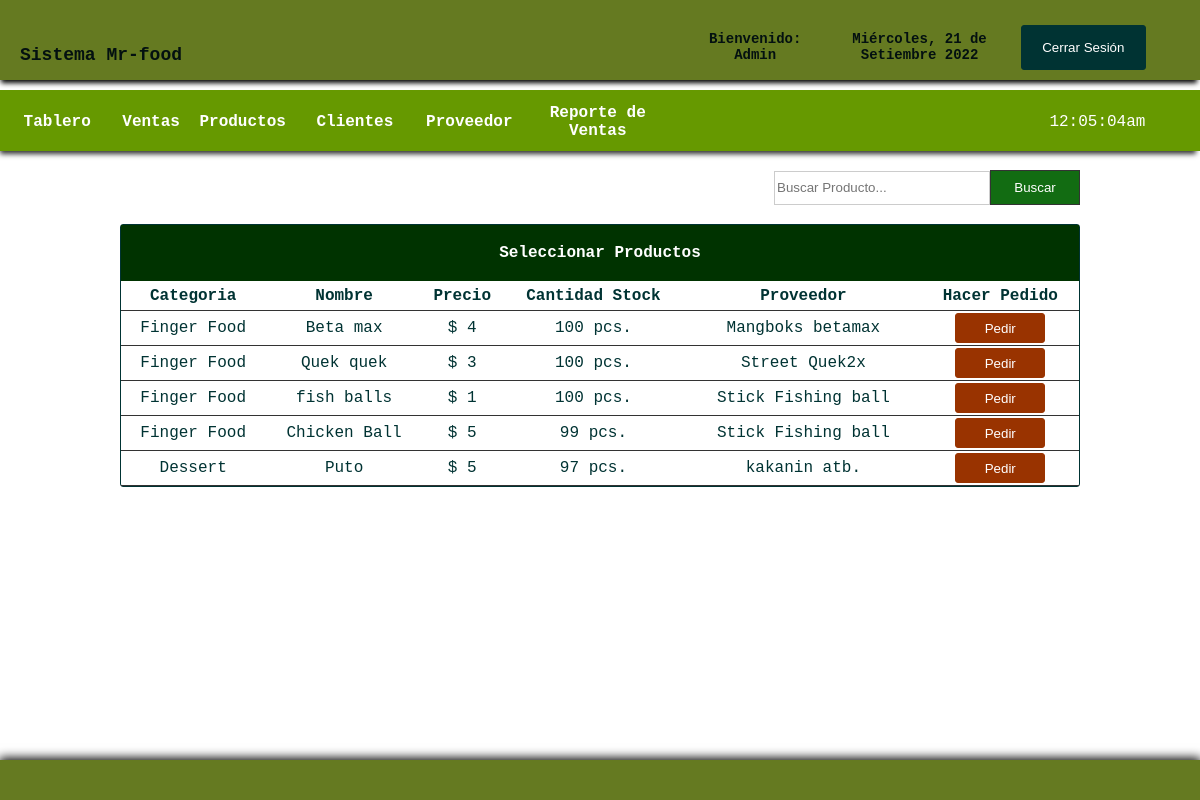
/sales.php (signed in), run on the app's committed database.
### tables this page shows
CREATE TABLE IF NOT EXISTS `products` (
  `id` int(11) NOT NULL AUTO_INCREMENT,
  `category` varchar(100) NOT NULL,
  `name` varchar(100) NOT NULL,
  `quantity` int(11) NOT NULL,
  `purchase` int(11) NOT NULL,
  `retail` int(11) NOT NULL,
  `supplier` varchar(100) NOT NULL,
  PRIMARY KEY (`id`,`category`)
);

### sales.php (the view, shortened to what this page needs)
<!DOCTYPE html>
<head>
</head>
<link rel="stylesheet" type="text/css" href="css/css1.css">
<body>
<div id="container">
<div id="header">
<table cellspacing="0" width="100%" border="0" cellpadding="20px">
<tr>
	<td width="56%">
    <table width="41%" border="0" cellspacing="0" cellpadding="0">
	  <tr>
    <td width="80%" align="left"> <font size="12px"></font><span style="font-size: 18px;"><b> Sistema Mr-food </span></td>
	    </tr>
	  </table></td>
    <td style="font-size:14px;">
      <table width="93%" border="0" cellspacing="0" cellpadding="0">
        <tr>
        	<th scope="col">Bienvenido: <?php echo $_SESSION['access'];?></th>
          	<th scope="col"><?php
			include_once("date1.php");
			?></th>
          	<th scope="col" width="20px"><a href="logout.php">
            <input type="button" id="btnadd" value="Cerrar Sesión" align="middle" />
          	</a></th>
        </tr>
  </table></td>
    </tr>
</table>
</div>
<br><br><br><br><br>
<div id = "headnav">
<table width="100%" border="0" cellpadding="0" cellspacing="0">
<tr>
	<td width="669" height="62">
	<table width="669" border="0" cellspacing="0" cellpadding="0">
	  <tr>
	    <th width="90" height="56" scope="col"><a href="index.php">Tablero</a></th>
	    <th width="50" scope="col"><a href="sales.php">Ventas</a></th>
	    <th width="80" scope="col"><a href="products.php">Productos</a></th>
	    <th width="90" scope="col"><a href="customers.php">Clientes</a></th>
	    <th width="90" scope="col"><a href="supplier.php">Proveedor</a></th>
	    <th width="112" scope="col"><a href="salesreport.php">Reporte de Ventas</a></th>
	    </tr>
	  </table>
      </td>
      <td width="13">
      <table border="0" cellspacing="0" cellpadding="0">
      	<tr>
        	<td align="left" style="color:#FFF">
            <?php
			$date_time=date("h:i:sa");
			echo $date_time;
			?>
            </td>
        </tr>
      </table>
      </td>
</tr>
</table>
</div>
<br>
<table width="80%" border="0" align="center" cellpadding="0" cellspacing="0">
      <tr>
        <td height="37" align="right">
        <form action="result_sales.php" method="get" ecntype="multipart/data-form">
        <input type="text" name="query" style="border:1px solid #CCC; color: #333; width:210px; height:30px;" placeholder="Buscar Producto..." /><input type="submit" id="btnsearch" value="Buscar" name="search" />
        </form>
     	</td>
      </tr>
    </table></th>
  <br>
  <tr>
    <td>
    <table border="0" cellpadding="0" cellspacing="0" align="center" width="80%" style="border:1px solid #033; color:#033;">
     <tr>
     <th colspan="7" align="center" height="55px" style="border-bottom:1px solid #030; background: #030; color:#FFF;"> Seleccionar Productos </th>
    </tr>
      <tr height="30px">
        <th style="border-bottom:1px solid #333;"> Categoria </th>
        <th style="border-bottom:1px solid #333;"> Nombre </th>
        <th style="border-bottom:1px solid #333;"> Precio </th>
        <th style="border-bottom:1px solid #333;"> Cantidad Stock </th>
        <th style="border-bottom:1px solid #333;"> Proveedor </th>
        <th style="border-bottom:1px solid #333;"> Hacer Pedido </th>
      </tr>
       <?php
require('config.php');
$query="SELECT * FROM products";
$result=mysqli_query($db_link, $query);
while ($row=mysqli_fetch_array($result)){?>
      <tr align="center" style="height:35px">
      	<td style="border-bottom:1px solid #333;"> <?php echo $row['category']; ?> </td>
        <td style="border-bottom:1px solid #333;"> <?php echo $row['name']; ?> </td>
        <td style="border-bottom:1px solid #333;">$ <?php echo $row['retail']; ?> </td>
        <td style="border-bottom:1px solid #333;"> <?php echo $row['quantity']; ?> pcs. </td>
        <td style="border-bottom:1px solid #333;"> <?php echo $row['supplier']; ?> </td>
        <td style="border-bottom:1px solid #333;">
        <a href="process_sales.php?id=<?php echo md5($row['id']);?>"><input type="button" value="Pedir" style="width:90px; height:30px; color:#FFF; background: #930; border:1px solid #930; border-radius:3px;"></a>
        </td>
      </tr>
   <?php
}?>
    </table>
  </td>
  </tr>
<br><br><br>
<div id="footer">
<table border="0" cellpadding="15px" align="center"; style="size: 12px; font-family: 'Courier New', Courier, monospace; color: #FFF; font-size: 12px;">
<tr>
	<td>
    </td>
</tr>
</table>
</div>
</div>
</body>
</html>

### css/css1.css (style rules this page uses)
body { margin:0; font-size:16px; height:100%; margin:0; padding:0; background-color: #fff; -webkit-background-size: cover; -moz-background-size: cover; -o-background-size: cover; background-size: cover; }
#container { height:100px; width: auto; margin:0 auto; }
#header { box-shadow: -1px 5px 5px -2px #000; position:fixed; width:100%; height:80px; border-radius: 0px 0px 0px 0px; background: rgb(101, 122, 33); }
#footer { clear: both; background: rgb(101, 122, 33); height: 40px; width: 100%; position: fixed; left: 0px; bottom: 0px; text-align: center; box-shadow:0px -1px 10px 1px #000; }
#headnav { box-shadow: -2px 5px 5px -2px #333333; border-top:1px solid #690; padding:0px; clear:both; background: #690; height:60px; width:100%; }
#btnsearch { border:1px solid #333; background: rgb(18, 108, 18); height:35px; width:90px; color: #FFF; font-family:"Lucida Sans Unicode", "Lucida Grande", sans-serif; }
#btnadd { border:1px solid #033; background: #033; border-radius:3px; height:45px; width:125px; color: #FFF; font-family:"Lucida Sans Unicode", "Lucida Grande", sans-serif; }
a:link { color:#FFF; text-decoration: none; }
table { border-radius:3px; text-align: center; }

### data on the page
products: category "Finger Food", name "Beta max", retail "4", quantity "100", supplier "Mangboks betamax"
products: category "Finger Food", name "Quek quek", retail "3", quantity "100", supplier "Street Quek2x"
products: category "Finger Food", name "fish balls", retail "1", quantity "100", supplier "Stick Fishing ball"
products: category "Finger Food", name "Chicken Ball", retail "5", quantity "99", supplier "Stick Fishing ball"
products: category "Dessert", name "Puto", retail "5", quantity "97", supplier "kakanin atb."

### other printed values
$_SESSION['access'] "Admin"
$dia "Miércoles"
$mes "Setiembre"
